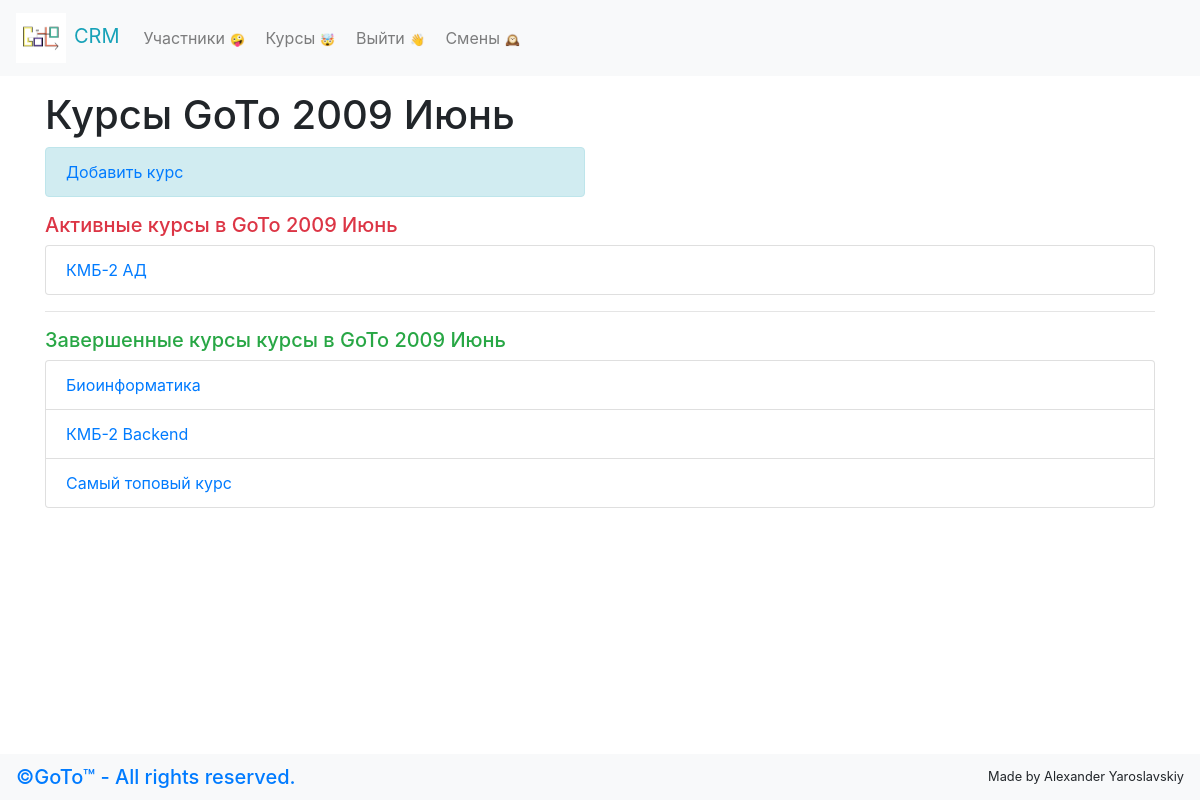
Screenshot of /course-list (signed in) with the database file from the repository.
### crm/models.py (models this page shows, shortened)
class Shift(models.Model):
    name_shift = models.CharField(max_length=50)
    is_finished = models.BooleanField(default=False)

class Course(models.Model):
    name = models.CharField(max_length = 255,null=True)
    teacher = models.CharField(max_length = 100,null=True)
    shift = models.ForeignKey('Shift',on_delete = models.SET_NULL,null = True)
    is_finished = models.BooleanField(default=False)

### crm/views.py (the view)
# urls.py: path('course-list',showCourses),
def showCourses(request):
    if not request.user.is_authenticated:
        return redirect('/login')
    id = request.GET.get('id')
    shift = shiftNow['shift_name']
    finishedCourses = Course.objects.filter(shift = shift,is_finished = True)
    unFinishedCourses = Course.objects.filter(shift=shift,is_finished = False)
    return render(request,'course-list.html',{"finishedCourses":finishedCourses,"unFinishedCourses":unFinishedCourses,'shift':shiftNow['shift_name']})

### crm/templates/course-list.html (shortened to what this page needs)
{% extends 'base.html'%}
{%block content%}
<h1>Курсы {{shift.name_shift}}</h1>
{% if shift.is_finished == False %}
<div class="row">
  <div class="col-6">
    <div class="alert alert-info" role="alert">
      <a style="text-decoration: none;" href="/add-course">Добавить курс</a>
    </div>
  </div>
</div>
{% endif %}
{% if unFinishedCourses %}
  <h5 class="text-danger">Активные курсы в {{shift.name_shift}}</h5>
<ul class="list-group">
    {% for course in unFinishedCourses%}
      <li class="list-group-item"><a style="text-decoration: none;" href="/course-descript?id={{course.id}}">{{course.name}}</a></li>
   {%endfor%}
  </ul>
{% endif %}
{% if finishedCourses and unFinishedCourses %}
  <hr>
{% endif %}
{% if finishedCourses %}
  <h5 class="text-success">Завершенные курсы курсы в {{shift.name_shift}}</h5>
  <ul class="list-group">
      {% for course in finishedCourses%}
        <li class="list-group-item"><a style="text-decoration: none;" href="/course-descript?id={{course.id}}">{{course.name}}</a></li>
     {%endfor%}
    </ul>
{% endif %}
{%endblock%}

### crm/templates/base.html (style rules this page uses)
.alert { -webkit-transition: 0.5s; -o-transition: 0.5s; transition: 0.5s; }
a { text-decoration: none; }

### rows the page displays
Shift: name_shift "GoTo 2009 Июнь"
Course: name "КМБ-2 АД"
Course: name "Биоинформатика"
Course: name "КМБ-2 Backend"
Course: name "Самый топовый курс"
